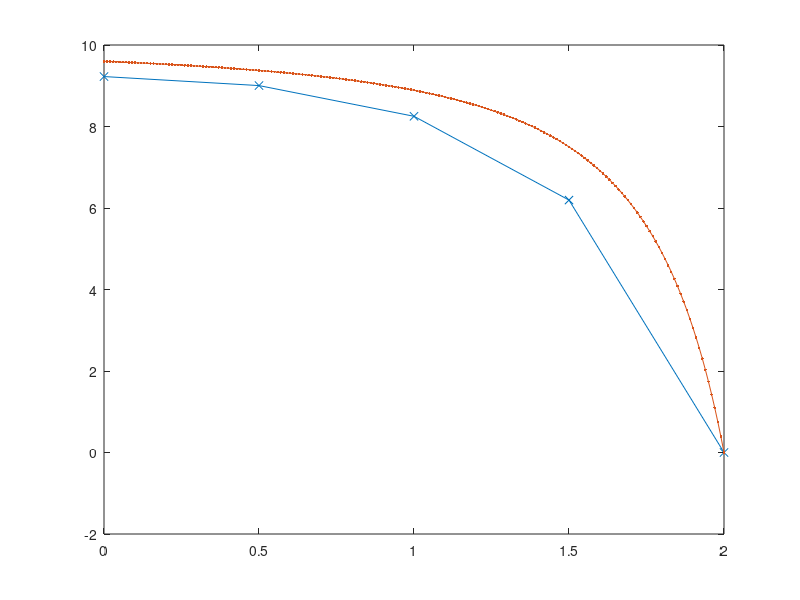
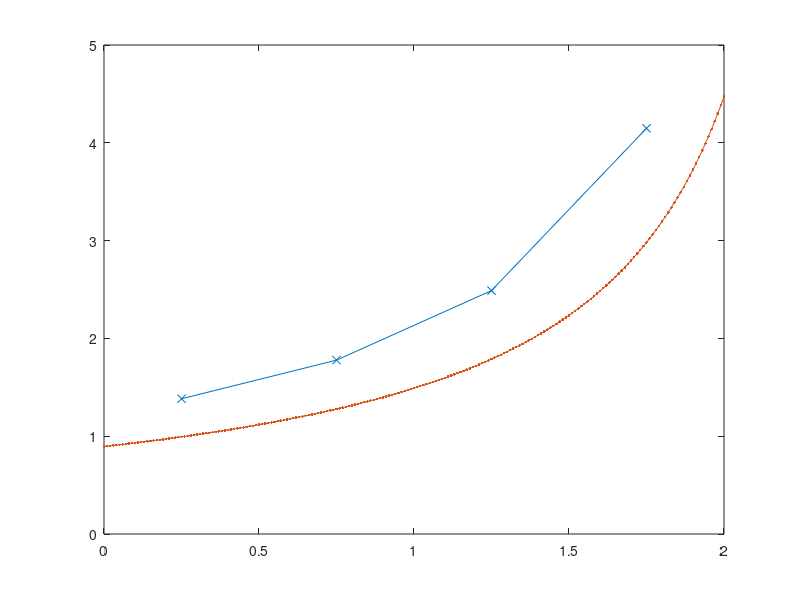

Reproduce these figures in MATLAB, in order.
%SIMPLE algorithm,2-D nozzel steady state, 
%Author : Taewook Kim
%LINKEDIN : www.linkedin.com/in/kimtw
%GITHUB : github.com/Kimtaewookcode
%Email : kimtaewook87@gmail.com
%Ref:"An introduction to Computational Fluid Dynamics:HKversteeg and
%WMalalasekera example 6.2
%%%%%%%%
clear all
clc 
clf

rho=1;%density
L=2;%length of geometry
nnode=5;%numberof node
nnodev=nnode-1;%number of cell
dx=L/nnodev;%delta x, uniform
AA=0.5;%Area at A
AE=0.1;%Area at E
iteration=100;%numberof maximum iteration
tor=10e-05;%maximum sum of residual 
und=0.8;%underrelaxation factor
xdarrp=zeros(1,nnode);%matrix of distance for pressure points
for i=1:nnode
xdarrp(1,i)=-dx+dx*i;%matrix of x distances for pressure points
end
Axp=zeros(1,nnode);%Areas of xdarrp
Axp=0.5-(AA-AE)/L*xdarrp;

xdarrv=zeros(1,nnodev);%matrix of x distances for velocity points
for i=1:nnodev
xdarrv(1,i)=xdarrp(1,i)+dx/2;
end
Axv=0.5-(AA-AE)/L*xdarrv;%matrix of areas of velocity points

p0=10;%pressure at the inlet[pa]
pE=0;%pressure at the outlet
mdot=1;%[kg/s]
u_ini=mdot/rho./Axv;
%%%%psuedo initial velocity
u_ini_p=mdot/rho./Axp;
p_ini=p0-p0/L*xdarrp;%%%%p guess-linear guess
d=zeros(1,nnodev);%parameter that is used for pressure corrector
%%%%%
array=zeros(nnodev);
bound=zeros(nnodev,1);
residuals=zeros(1,nnodev);
%%%%%
for j=1:iteration

for i=1:nnodev
    if i==1
        Fw=rho*u_ini_p(1,i)*Axp(1,i);
        Fe=rho*(u_ini(1,i)+u_ini(1,i+1))/2*Axp(1,i+1);
        aW=0;
        aE=0;
        aP=Fe+Fw*0.5*(Axv(1,i)/Axp(1,i))^2;
        Su=(p0-p_ini(1,i+1))*Axv(1,i)+Fw*Axv(1,i)/Axp(1,i)*u_ini(1,i);%u_ini is the velocity at previous iteration
        d(1,i)=Axv(1,i)/aP;

        array(i,i)=aP;
        array(i,i+1)=-aE;
        bound(i,1)=Su;
        residuals(1,i)=abs(aP*u_ini(1,i)-Su);

    elseif i<nnodev
        Fw=rho*(u_ini(1,i-1)+u_ini(1,i))/2*Axp(1,i);
        Fe=rho*(u_ini(1,i)+u_ini(1,i+1))/2*Axp(1,i+1);
        aW=Fw;
        aE=0;
        aP=aW+aE+(Fe-Fw);
        Su=(p_ini(1,i)-p_ini(1,i+1))*Axv(1,i);
        d(1,i)=Axv(1,i)/aP;
        
        array(i,i-1)=-aW;
        array(i,i)=aP;
        array(i,i+1)=-aE;
        bound(i,1)=Su;
        
        residuals(1,i)=abs(aP*u_ini(1,i)-aW*u_ini(1,i-1)-Su);

    else
        Fw=rho*(u_ini(1,i-1)+u_ini(1,i))/2*Axp(1,i);
        Fe=mdot;
        aW=Fw;
        aE=0;
        aP=aW+aE+(Fe-Fw);
        Su=(p_ini(1,i)-p_ini(1,i+1))*Axv(1,i);
        d(1,i)=Axv(1,i)/aP;

        array(i,i-1)=-aW;
        array(i,i)=aP;
        bound(i,1)=Su;
        residuals(1,i)=abs(aP*u_ini(1,i)-aW*u_ini(1,i-1)-Su);
    end
    
end
    u=array\bound;%%%%new velocity%%%%%
    
    %%%%pressure corrector
    arrayp=zeros(nnode-2,nnode);
    boundp=zeros(nnode-2,1);
    for i=2:nnode-1
            aW=rho*d(1,i-1)*Axv(1,i-1);
            aE=rho*d(1,i)*Axv(1,i);
            Fw=rho*u(i-1)*Axv(1,i-1);
            Fe=rho*u(i)*Axv(1,i);
            aP=aW+aE;
            b=Fw-Fe;
            arrayp(i-1,i-1)=-aW;
            arrayp(i-1,i)=aP;
            arrayp(i-1,i+1)=-aE;
            boundp(i-1,1)=b;
            
    end
arrayp(:,[1,nnode])=0;%pressure correction at the first node and last node is 0
pcorr=arrayp\boundp;%%correction pressure
p=p_ini+pcorr';%%corrected pressure
for i=1:nnodev
    u(i,1)=u(i,1)+d(1,i)*(pcorr(i,1)-pcorr(i+1,1));%corrected velocity
end
p(1,1)=p0-0.5*rho*(u(1,1)*Axv(1,1)/Axp(1,1))^2;%corrcted pressure at the first node
%underrelaxation
u_ini=u'*und+u_ini*(1-und); 
p_ini=p*und+p_ini*(1-und);
%%%%%%%
mdot=rho*u_ini(1,1)*Axv(1,1);
u_ini_p=mdot/rho./Axp;%u_ini_p updated
resi=sum(residuals(:));%sume of residuals
if resi<tor
    disp(j)
    break%simulation stops when resi is smaller than tor, and shows iterations
end
end
disp(mdot)
xber= [0 : 0.01: 2];
Aber=0.5-(0.5-0.1)/L*xber;
mreal=((2*(p0-0)*(rho*AE)^2)/rho)^0.5;
preal=p0-(0.5*rho*mreal^2)./((rho*Aber).^2);
vreal=mreal./Aber/rho;
%plot(xdarrv,mdot,'x-',xdarrv,mreal,'.-')
plot(xdarrp,p_ini,'x-',xber,preal,'.-')
xlim([0 2])
figure;plot(xdarrv,u_ini,'x-',xber,vreal,'.-')
xlim([0 2])